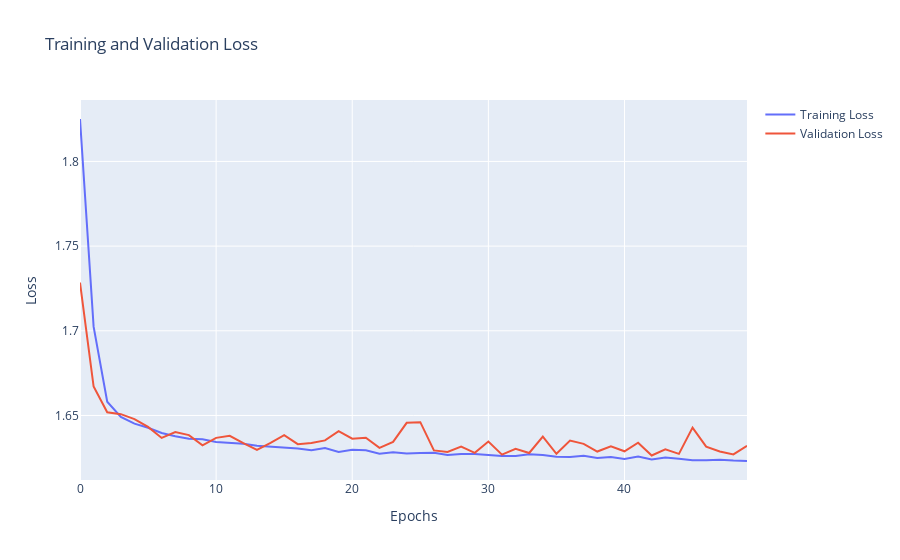

This figure's notebook cell:
### Markdown cell above
## Performance analysis

* 1️⃣ Plot the evolution of the training loss and the validation loss, what do you see? What do you conclude?

### Code cell
fig = go.Figure(data=[
    go.Scatter(y=history["loss"], name="Training Loss", mode="lines"),
    go.Scatter(y=history["val_loss"], name="Validation Loss", mode="lines")
])
fig.update_layout(title="Training and Validation Loss", xaxis_title="Epochs", yaxis_title="Loss")
fig.show()

### Figure 1 — Plotly figure (JSON) as saved in the notebook; plotly's stock layout.template omitted (floating-point values rounded to 4 significant figures)
{"data": [{"mode": "lines", "name": "Training Loss", "type": "scatter", "y": [1.825, 1.702, 1.658, 1.649, 1.645, 1.643, 1.64, 1.638, 1.636, 1.636, 1.634, 1.634, 1.633, 1.632, 1.632, 1.631, 1.631, 1.629, 1.631, 1.629, 1.63, 1.629, 1.627, 1.628, 1.628, 1.628, 1.628, 1.627, 1.627, 1.627, 1.627, 1.626, 1.626, 1.627, 1.627, 1.626, 1.625, 1.626, 1.625, 1.625, 1.624, 1.626, 1.624, 1.625, 1.624, 1.624, 1.624, 1.624, 1.623, 1.623]}, {"mode": "lines", "name": "Validation Loss", "type": "scatter", "y": [1.728, 1.667, 1.652, 1.651, 1.648, 1.643, 1.637, 1.64, 1.638, 1.632, 1.637, 1.638, 1.634, 1.63, 1.634, 1.638, 1.633, 1.634, 1.635, 1.641, 1.636, 1.637, 1.631, 1.634, 1.646, 1.646, 1.629, 1.628, 1.632, 1.628, 1.635, 1.627, 1.63, 1.628, 1.637, 1.627, 1.635, 1.633, 1.629, 1.632, 1.629, 1.634, 1.626, 1.63, 1.627, 1.643, 1.632, 1.629, 1.627, 1.632]}], "layout": {"title": {"text": "Training and Validation Loss"}, "xaxis": {"title": {"text": "Epochs"}}, "yaxis": {"title": {"text": "Loss"}}}}
